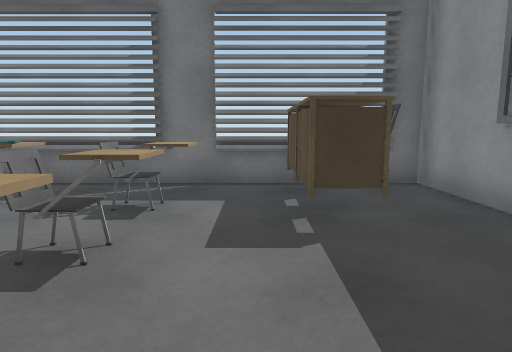
[1] (above)

12 first-person views from a walk through a scene from a Unity 3-D project. The camera is 1.2 m above the floor, tilts 8° down and sees 75° across. Doors are open. The floor is counted in squares, 1 m on a side. Each view is taken from the middle of a square. On the plan, view 1 faces up. The plan holds only what a view shows up to about 14 squares ahead; the rest is blank. The place goes on beyond the plan. The player character is not drawn. Some surface patterns are stand-ins.

[2]
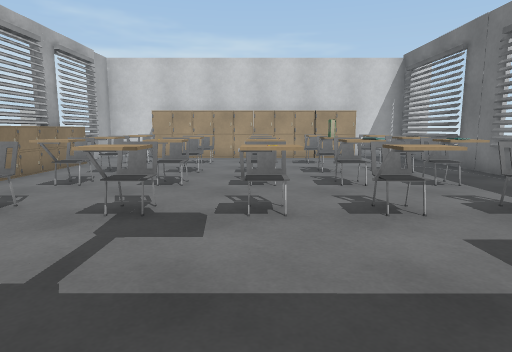

[3]
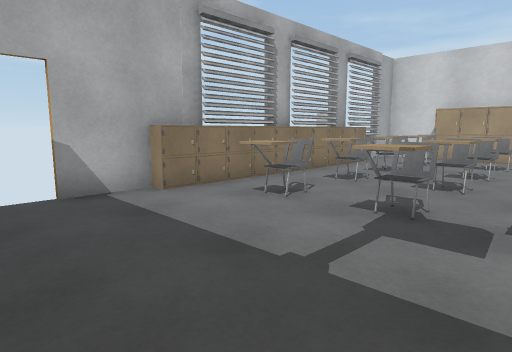

[4]
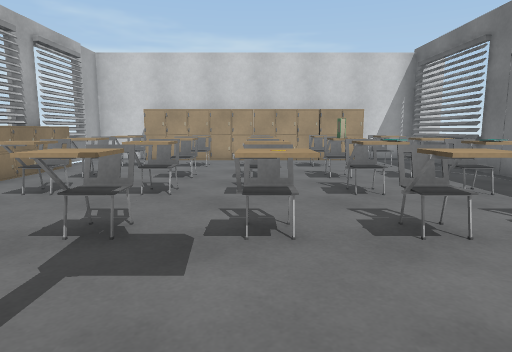

[5]
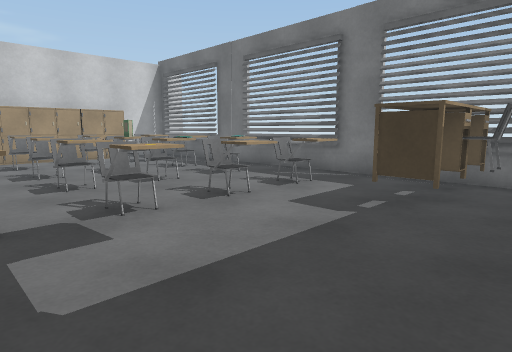

[6]
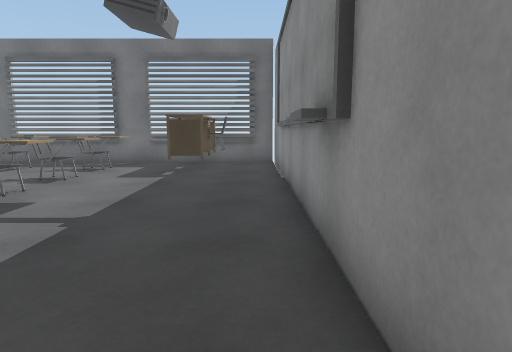

[7]
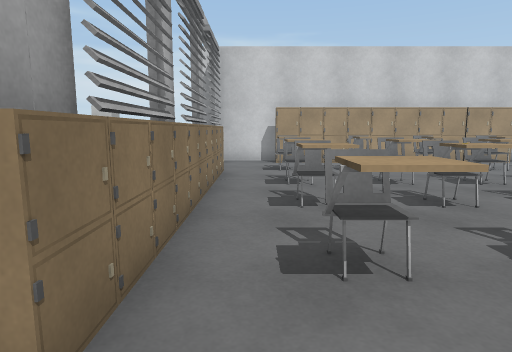

[8]
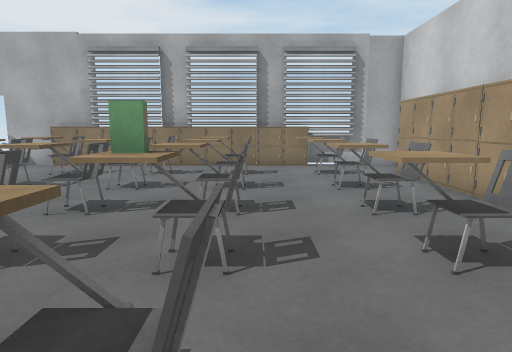

[9]
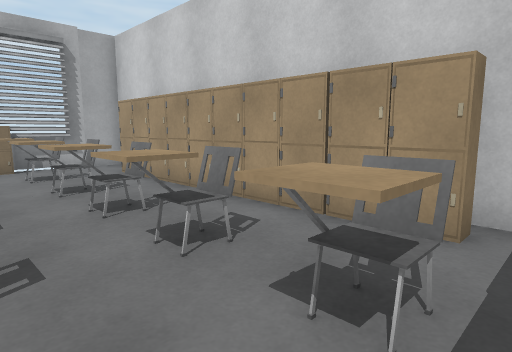

[10]
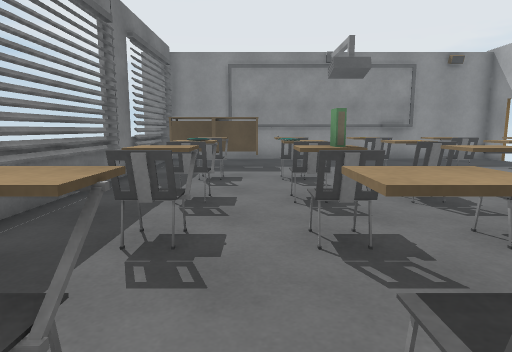

[11]
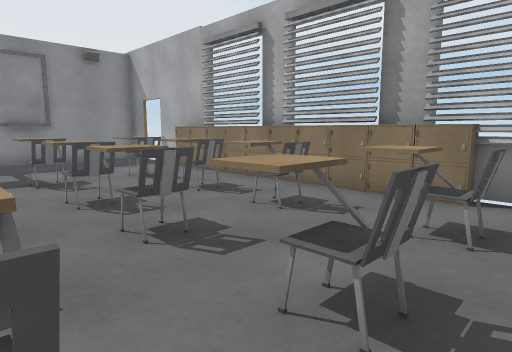

[12]
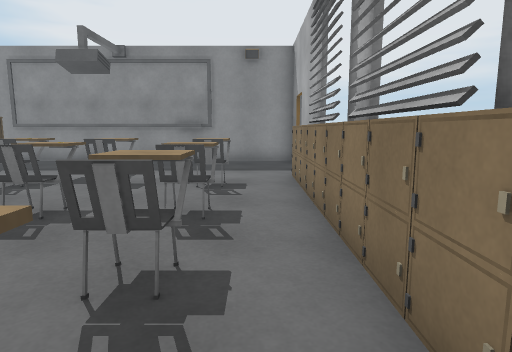

### Floor plan
Points are (right, up) in squares from view 1. A wall is a line through its corners. A room is listed if a view was taken in it or the views show most of it. See-through windows are left out.
Room 1 (views 1, 2, 3, 4, 5, 6, 7, 8, 9, 10, 11, 12)
walls: (-4.9, -5.4) (-3.8, -5.4); (-1.8, -5.4) (1.5, -5.4); (-8.1, -5.4) (-7, -5.4); (3.4, -2) (3.4, -1); (-9.2, 7.4) (-11.9, 7.4); (-11.8, -3.1) (-11.8, -6); (2.6, -5.4) (3.8, -5.4); (3.6, 7.4) (-9.1, 7.4); (-11.9, -5.4) (-8.6, -5.4); (3.7, -5.8) (3.7, 8); (-11.8, 8) (-11.8, 5)
ways out: open door at (2, -5.5)
objects: locker (-11, -3); locker (-11, -2); locker (-11, -1); locker (-11, 0); locker (-11, 1); locker (-11, 2); locker (-11, 3); locker (-11, 4); locker (-11, 5); chair (-9, -3) to (-8, -3); chair (-9, -1) to (-8, -1); chair (-9, 1) to (-8, 1); chair (-9, 3) to (-8, 3); chair (-9, 5) to (-8, 5); locker (-8, -5); locker (-7, -5); chair (-7, -1) to (-6, -1); chair (-7, 1) to (-6, 1); chair (-7, 3); chair (-7, 5) to (-6, 5); locker (-6, -5); chair (-6, -3); books (-6, 3); locker (-5, -5); chair (-5, -3) to (-4, -3); chair (-5, -1) to (-4, -1); chair (-5, 1) to (-4, 1); chair (-5, 3) to (-4, 3); chair (-5, 5) to (-4, 5); locker (-4, -5); locker (-3, -5); locker (-2, -5); chair (-2, -3) to (-1, -3); chair (-2, -1) to (-1, -1); chair (-2, 1) to (-1, 1); chair (-2, 3) to (-1, 3); chair (-2, 5) to (-1, 5); locker (-1, -5); table (1, 4); table (1, 5) to (1, 6); chair (2, 5)

Where each view was taken, in squares from view 1:
view 1: 0 up, 0 right, facing up
view 2: 1 up, 3 right, facing left
view 3: 1 up, 3 right, facing down-left
view 4: 1 up, 2 right, facing left
view 5: 1 down, 3 right, facing up-left
view 6: 5 down, 3 right, facing up
view 7: 4 down, 1 right, facing left
view 8: 6 up, 7 left, facing down
view 9: 6 up, 7 left, facing down-left
view 10: 4 up, 10 left, facing right
view 11: 1 up, 10 left, facing down-right
view 12: 4 down, 9 left, facing right
